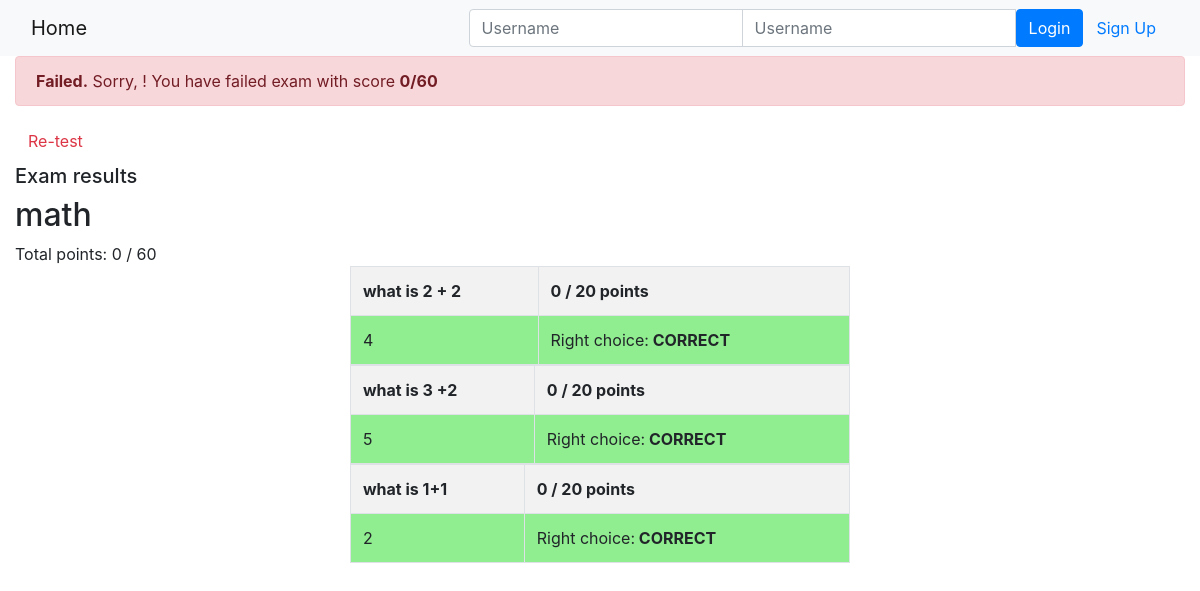
The page /onlinecourse/course/1/submission/1/result/ on the database as committed earlier.
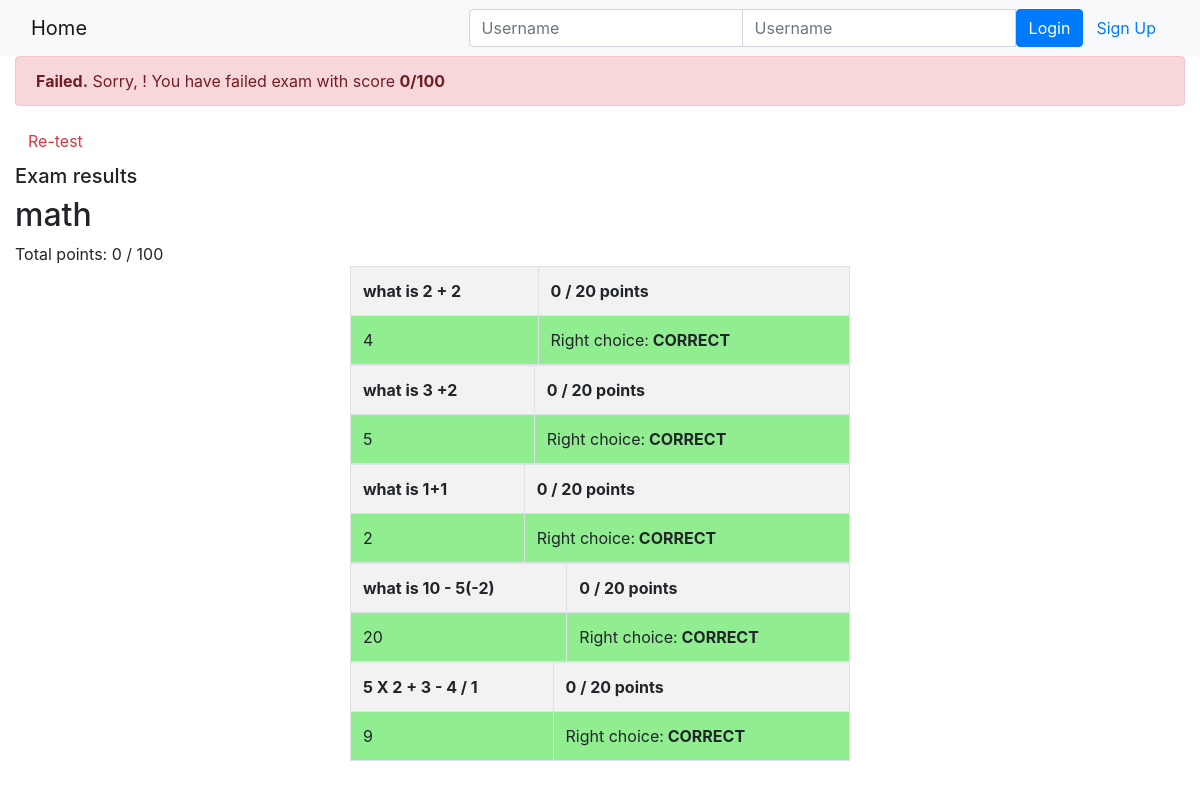
The same page on the database as committed later.
### onlinecourse/models.py (models this page shows, shortened)
class Course(models.Model):
    name = models.CharField(null=False, max_length=30, default='online course')
    image = models.ImageField(upload_to='course_images/')
    description = models.CharField(max_length=1000)
    pub_date = models.DateField(null=True)
    instructors = models.ManyToManyField(Instructor)
    users = models.ManyToManyField(
        settings.AUTH_USER_MODEL, through='Enrollment')
    total_enrollment = models.IntegerField(default=0)
    is_enrolled = False

class Question(models.Model):
    question_text = models.CharField(null=False, max_length=200,)
    questions = models.ForeignKey(Course, on_delete=models.CASCADE)
    grade = models.IntegerField(default=0)

class Choice(models.Model):
    question_id = models.ForeignKey(Question, on_delete=models.CASCADE)
    choice_text = models.CharField(max_length=200)
    is_correct = models.BooleanField(default=False)

### onlinecourse/views.py (the view, shortened to what this page needs)
# urls.py: path('course/<int:course_id>/submission/<int:submission_id>/result/', views.show_exam_result, name='show_exam_result'),
def show_exam_result(request, course_id, submission_id):
    course = get_object_or_404(Course, pk=course_id)
    submission = get_object_or_404(Submission, pk=submission_id)
    total = 0
    score = 0
    total_user = 0
    q_results = {}
    c_submits = {}
    c_results = {}
    c_obj = {}
    for q in course.question_set.all():
        q_total = 0
        total += 1
        q_total_user = 0
        points = 0
        for c in q.choice_set.all():
            q_total += 1
            print("q_total = ", q_total)
            temp_right = c.is_correct
            print("temp_right = ", temp_right)
            count = submission.choices.filter(id=c.id).count()
            print("count = ", count)
            temp_user = count > 0
            print("temp_user = ", count > 0)
            c_submits[c.id] = temp_user
            c_results[c.id] = temp_user == temp_right
            print("temp_user == temp_right ", temp_user == temp_right)
            c_obj[q.id] = c
        print("value of q.grade == ", q.grade)
        q.grade = points
        q_results[q.id] = q.grade
        total_user += q_results[q.id]
    context = {}
    context["course"] = course
    context["submission"] = submission
    context["total"] = total * 20
    context["total_user"] = total_user
    context["q_results"] = q_results
    context["c_submits"] = c_submits
    context["c_results"] = c_results
    context["c_obj"] = c_obj
    print("total user = ", total_user)
    print("total =  ", total)
    print("score = ", score)
    context["grade"] = score * 20
    return render(request, 'onlinecourse/exam_result_bootstrap.html', context)

### onlinecourse/templates/onlinecourse/exam_result_bootstrap.html (shortened to what this page needs)
<!DOCTYPE html>
<html lang="en">
<head>
    {% load static %}
    <link rel="stylesheet" href="https://maxcdn.bootstrapcdn.com/bootstrap/4.5.2/css/bootstrap.min.css">
</head>
<body>
    <nav class="navbar navbar-light bg-light">
        <div class="container-fluid">
            <div class="navbar-header">
                <a class="navbar-brand" href="{% url 'onlinecourse:index' %}">Home</a>
            </div>
            <ul class="nav navbar-nav navbar-right">
                {% if user.is_authenticated %}
                <li>
                    <a class="btn btn-link" href="#">{{ user.first_name }}({{ user.username }})</a>
                    <a class="btn btn-link" href="{% url 'onlinecourse:logout' %}">Logout</a>
                </li>
                {% else %}
                <li>
                    <form class="form-inline" action="{% url 'onlinecourse:login' %}" method="post">
                        <div class="input-group">
                            <input type="text" class="form-control" placeholder="Username" name="username">
                            <input type="password" class="form-control" placeholder="Username" name="psw">
                            <button class="btn btn-primary" type="submit">Login</button>
                            <a class="btn btn-link" href="{% url 'onlinecourse:registration' %}">Sign Up</a>
                        </div>
                    </form>
                </li>
                {% endif %}
            </ul>
        </div>
    </nav>
    <div class="container-fluid">
        {% if grade >= 80 %}
        <div class="alert alert-success">
            <b>Congratulations, {{ user.username }}!</b> You have passed the exam and compleeted thhe course with score
            <b>{{ grade}}/{{ total }}</b></b>
        </div>
        {% else %}
        <div class="alert alert-danger">
            <b>Failed.</b> Sorry, {{ user.username }}! You have failed exam with score <b>{{ grade}}/{{ total }}</b></b>
        </div>
        <a class="btn btn-link text-danger" href="{% url 'onlinecourse:course_details' course.id %}">Re-test</a>
        {% endif %}
        <div class="card-columns-vertical mt-1">
            <h5 class="">Exam results</h5>
            <h2>{{ course.name }} </h2>
            Total points: {{ grade }} / {{ total }}
            {% for question in course.question_set.all %}
            <table class='table table-bordered table-striped' style='width:500px; margin:auto'>
                <tr>
                    <th colspan="1">
                        {{ question.question_text }}
                    </th>
                    <th>
                        {% for key, value in q_results.items %}
                        {% if question.id == key %}
                        {{ value }}
                        {% endif %}
                        {% endfor %}
                        / 20 points
                    </th>
                    {% for choice in question.choice_set.all %}
                    {% if choice.is_correct %}
                <tr>
                    <td style="background-color: lightgreen;">{{ choice.choice_text }} </td>
                    <td style="background-color: lightgreen;">
                        Right choice:<b> CORRECT </b>
                    </td>
                </tr>
                {% endif %}
                {% endfor %}
                </tr>
            </table>
            {% endfor %}
        </div>
    </div>
</body>
</html>

Rows that differ between the two databases and show on the page:
added Question: question_text "what is 10 - 5(-2)", q_results "0"
added Choice: choice_text "20", shown under "what is 10 - 5(-2)"
added Question: question_text "5 X 2 + 3 - 4 / 1", q_results "0"
added Choice: choice_text "9", shown under "5 X 2 + 3 - 4 / 1"
Other text that changed with them:
{{ total }}: "60" → "100"
